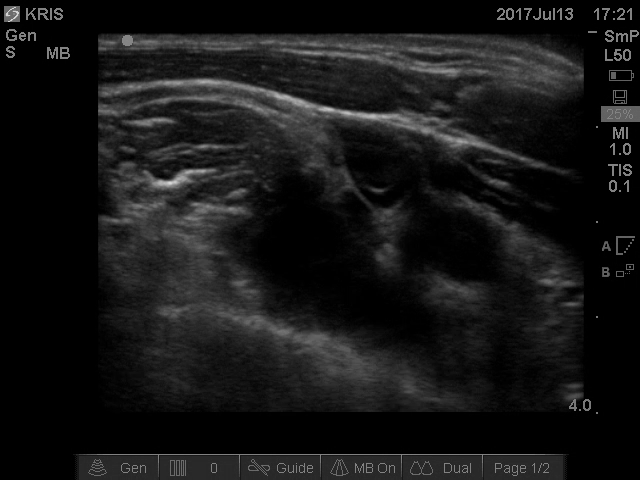
#> input picture Images/4-A_frame_20.png, 640 x 480 px
$ python fourierTfm.py
#> lines starting #> are read from the running program, lines starting #| are printed output that depends on the picture
### UltraLibrary.py
import cv2

import numpy as np
import matplotlib.pyplot as plt
from PIL import Image


# [4 lines left out: function averages, not called in this run]

def stripFrame(frame):
    return frame[33:411, 98:583]

# [170 lines left out: functions unstripFrame, adaptive_histMatch, hist_match, cdf, filtered_match, adaptive_histogram and 2 more, not called in this run]

# [11 lines that do not run on import are left out]

### fourierTfm.py
import cv2
import numpy as np
import UltraLibrary as UL
import matplotlib.pyplot as plt

img = cv2.imread('Images/4-A_frame_20.png')
#> img is the input picture: shape (480, 640, 3); min 0, max 215, mean 22.2
gimage = cv2.cvtColor(img, cv2.COLOR_BGR2GRAY)
imageSeg = UL.stripFrame(gimage)
#> in stripFrame, `return frame[33:411, 98:583]`:
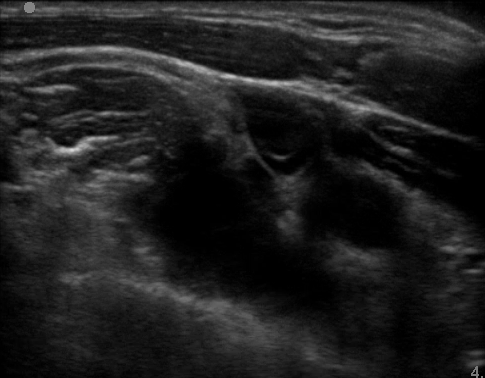
#> returned value: shape (378, 485); min 0, max 215, mean 31.6
ft = np.fft.fft2(imageSeg)
ftshift = np.fft.fftshift(ft)
print(ftshift.shape)
#| (378, 485)
mag_spec = 20*np.log(np.abs(ftshift))
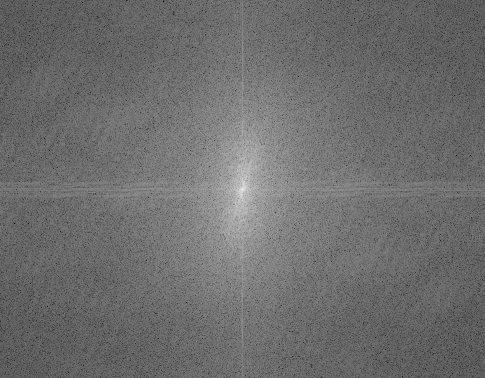
#> mag_spec: shape (378, 485) float64; min 3.57, max 311.4, mean 136.3; drawn with min black and max white

plt.Figure
plt.subplot(121),plt.imshow(imageSeg, cmap = 'gray')
plt.title('Input Image'), plt.xticks([]), plt.yticks([])
plt.subplot(122),plt.imshow(mag_spec, cmap = 'gray')
plt.title('Magnitude Spectrum'), plt.xticks([]), plt.yticks([])
plt.show()
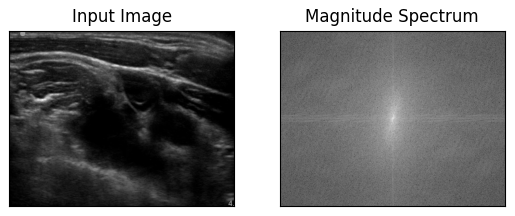
#> figure drawn by matplotlib, 2 panels

gaux = cv2.getGaussianKernel(485, 3)
gauy = cv2.getGaussianKernel(378, 3)
gaussian = gauy*gaux.T
print(gaussian.shape)
fft_gau = np.fft.fft2(gaussian)
fft_gau_shift = np.fft.fftshift(fft_gau)
gau_spec = np.log(np.abs(fft_gau_shift)+1)
#  filter_US = np.multiply(fft_gau_shift, ftshift)
filter_US = fft_gau_shift*ftshift
improved_mag_spec = 20*np.log(np.abs(filter_US))
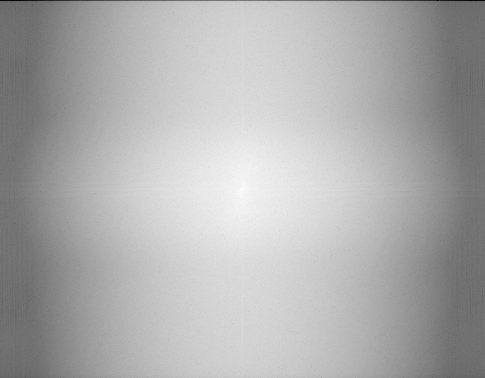
#> improved_mag_spec: shape (378, 485) float64; 0% of the values are NaN or infinite; the others: min -1447.6, max 311.4, mean -246.4; drawn with min black, max white, NaN and infinite black

f_ishift = np.fft.ifftshift(improved_mag_spec)
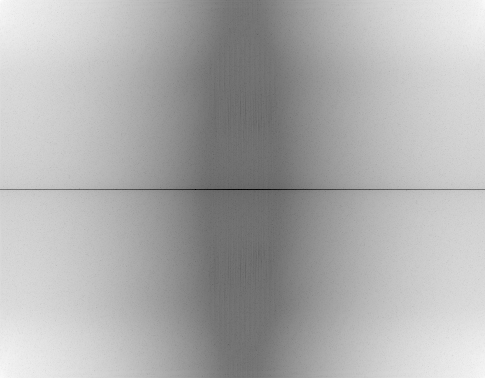
#> f_ishift: shape (378, 485) float64; 0% of the values are NaN or infinite; the others: min -1447.6, max 311.4, mean -246.4; drawn with min black, max white, NaN and infinite black
img_back = np.fft.ifft2(f_ishift)
img_back = np.abs(img_back)
#> img_back: shape (378, 485) float64; every value is NaN or infinite

plt.Figure
plt.subplot(131),plt.imshow(img_back, cmap = 'gray')
plt.title('Regenerated Image'), plt.xticks([]), plt.yticks([])
plt.subplot(132),plt.imshow(gau_spec, cmap = 'gray')
plt.title('Gaussian Filter'), plt.xticks([]), plt.yticks([])
plt.subplot(133),plt.imshow(improved_mag_spec, cmap = 'gray')
plt.title('Altered Spectrum'), plt.xticks([]), plt.yticks([])
plt.show()
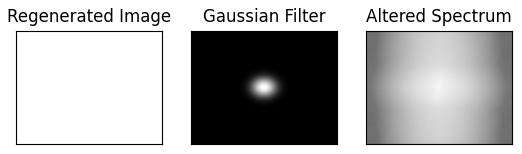
#> figure drawn by matplotlib, 3 panels
